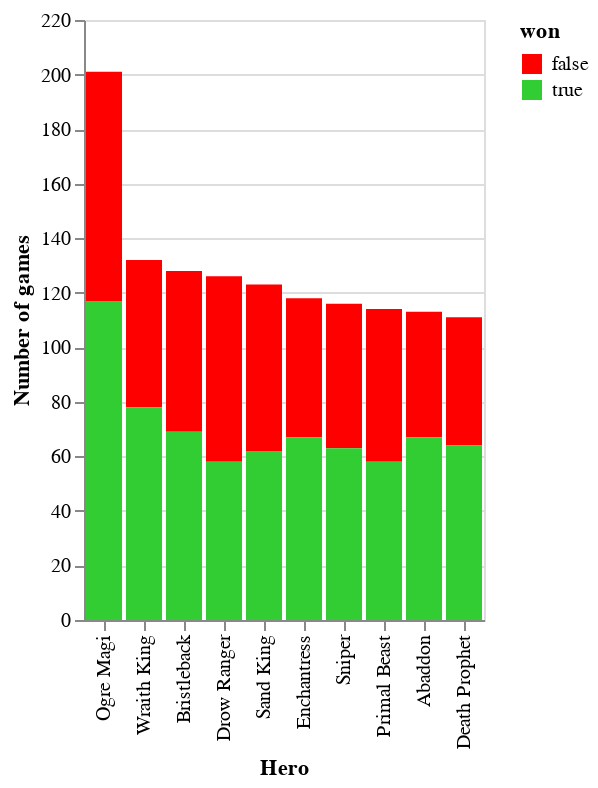

Notebook code cell kept with this figure:
### Code cell
alt.Chart(hero_wl).mark_bar().encode(
    x=alt.X("hero_name", title="Hero").sort("-y"),
    y=alt.Y("count", title="Number of games"),
    color=alt.Color("won", scale=alt.Scale(range=['#ff0000', '#32CD32']))
)

### Figure 1 — Vega-Lite specification as saved in the notebook (floating-point values rounded to 4 significant figures)
{"config": {"view": {"continuousWidth": 300, "continuousHeight": 300}}, "data": {"name": "data-7c60d66f7ee5e36beb5bf59d77f99bad"}, "mark": {"type": "bar"}, "encoding": {"color": {"field": "won", "scale": {"range": ["#ff0000", "#32CD32"]}, "type": "nominal"}, "x": {"field": "hero_name", "sort": "-y", "title": "Hero", "type": "nominal"}, "y": {"field": "count", "title": "Number of games", "type": "quantitative"}}, "$schema": "https://vega.github.io/schema/vega-lite/v5.20.1.json", "datasets": {"data-7c60d66f7ee5e36beb5bf59d77f99bad": [{"hero_name": "Abaddon", "won": false, "count": 46}, {"hero_name": "Abaddon", "won": true, "count": 67}, {"hero_name": "Bristleback", "won": false, "count": 59}, {"hero_name": "Bristleback", "won": true, "count": 69}, {"hero_name": "Death Prophet", "won": false, "count": 47}, {"hero_name": "Death Prophet", "won": true, "count": 64}, {"hero_name": "Drow Ranger", "won": false, "count": 68}, {"hero_name": "Drow Ranger", "won": true, "count": 58}, {"hero_name": "Enchantress", "won": false, "count": 51}, {"hero_name": "Enchantress", "won": true, "count": 67}, {"hero_name": "Ogre Magi", "won": false, "count": 84}, {"hero_name": "Ogre Magi", "won": true, "count": 117}, {"hero_name": "Primal Beast", "won": false, "count": 56}, {"hero_name": "Primal Beast", "won": true, "count": 58}, {"hero_name": "Sand King", "won": false, "count": 61}, {"hero_name": "Sand King", "won": true, "count": 62}, {"hero_name": "Sniper", "won": false, "count": 53}, {"hero_name": "Sniper", "won": true, "count": 63}, {"hero_name": "Wraith King", "won": false, "count": 54}, {"hero_name": "Wraith King", "won": true, "count": 78}]}}
